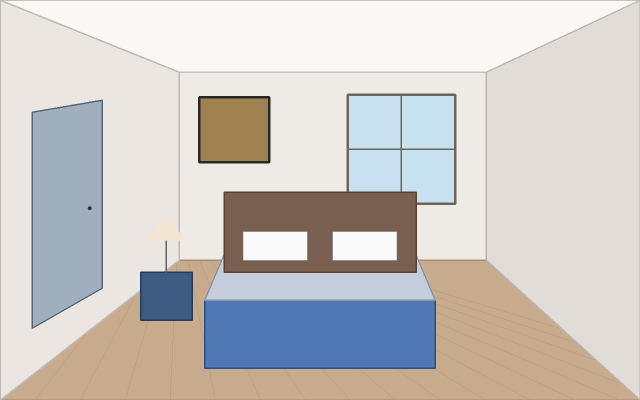
#> input picture github_submission/assets/sample_bedroom.png, 1280 x 800 px (shown at 1/2 size)
$ python -i vision_pipeline.py   (imports and definitions only)
#> lines starting #> are read from the running program, lines starting #| are printed output that depends on the picture; after the words box and inside, x2 and y2 are one past the last pixel; in counts of white or black regions, pixels touching at a corner belong together
"""
================================================================================
AI-CAD GENERATOR: COMPUTER VISION & FEATURE INFERENCE PIPELINE
Module: vision_pipeline.py
================================================================================
Provides image preprocessing, input mode discrimination (Technical Drawing vs.
Ordinary Photo), contour/geometry extraction, and category classification
based on verifiable computer vision shape descriptors (Hu Moments, circularity,
radial periodicity, and Hough transforms).
================================================================================
"""

import math
from typing import Dict, List, Tuple, Any, Optional

import numpy as np
import cv2


def preprocess_image(
    image_np: np.ndarray,
    blur_k: int = 5,
    canny_low: int = 40,
    canny_high: int = 120
) -> Dict[str, Any]:
    """
    Executes standard OpenCV preprocessing: grayscale conversion, bilateral/Gaussian
    noise reduction, Otsu/adaptive thresholding, and Canny gradient extraction.
    """
#> called with blur_k = 5, canny_low = 40, canny_high = 120
    h, w = image_np.shape[:2]
#> h = 800; w = 1280
    gray = cv2.cvtColor(image_np, cv2.COLOR_RGB2GRAY)
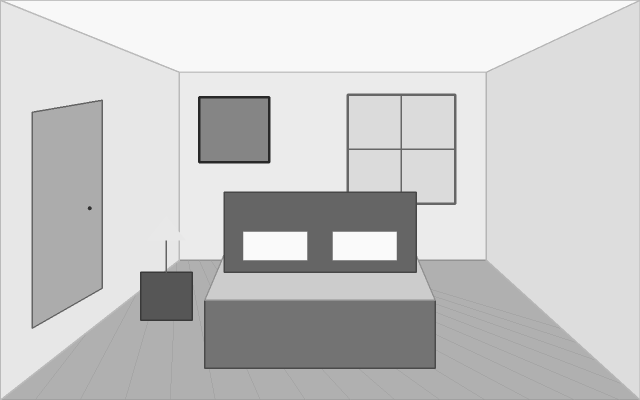
#> gray: shape (800, 1280) (shown at 1/2 size); min 40, max 250, mean 200.5

    k = blur_k if blur_k % 2 != 0 else blur_k + 1
    blurred = cv2.bilateralFilter(gray, d=k, sigmaColor=75, sigmaSpace=75)

    # Adaptive & Otsu thresholding
    _, thresh_otsu = cv2.threshold(blurred, 0, 255, cv2.THRESH_BINARY_INV + cv2.THRESH_OTSU)
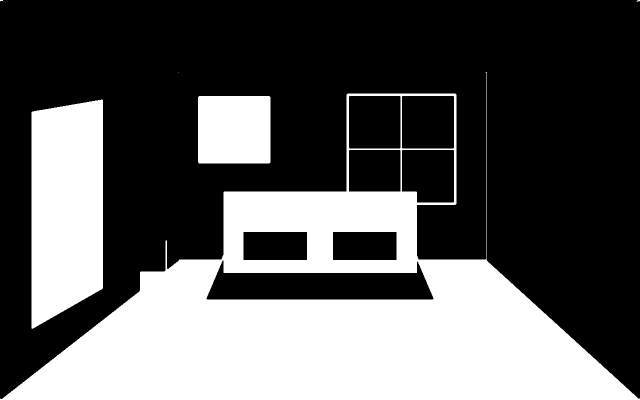
#> thresh_otsu: shape (800, 1280) (shown at 1/2 size); 35.6% white; 7 white regions (4 under 20 px), largest, box (x1, y1, x2, y2) and area: (0, 144, 1280, 800) 286980, (63, 199, 206, 658) 58193, (396, 192, 541, 327) 19563

    # Canny Edge Detection
    edges = cv2.Canny(blurred, canny_low, canny_high)
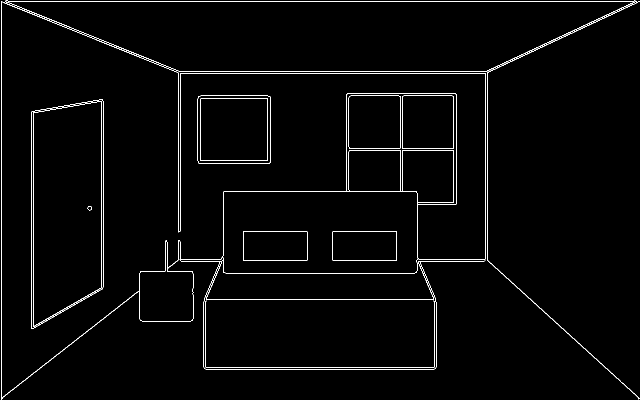
#> edges: shape (800, 1280) (shown at 1/2 size); 1.8% white in thin lines or dots

    # Probabilistic Hough Transform (Lines)
    lines = cv2.HoughLinesP(edges, 1, np.pi / 180, threshold=40, minLineLength=30, maxLineGap=10)
#> lines = 82 rows, first 6: [16, 2, 1272, 2], [2, 796, 2, 3], [348, 142, 981, 142], [356, 146, 974, 146], [66, 656, 66, 222], [411, 738, 868, 738]

    # Hough Circles (Bores, Cylindrical profiles, Wheels, Pitch circles)
    circles = cv2.HoughCircles(
        blurred, cv2.HOUGH_GRADIENT, dp=1.2, minDist=30,
        param1=100, param2=30, minRadius=10, maxRadius=min(h, w) // 2
    )
#> circles = 304 rows, first 8: [588.6, 665.4, 283.7], [552.6, 378.6, 359.7], [654.6, 300.6, 298.8], [654.6, 438.6, 298.8], [588.6, 387, 386.1], [768.6, 653.4, 357.9], [609, 300.6, 298.8], [690.6, 665.4, 284.1]

    # Extract external and hierarchical contours
    contours, hierarchy = cv2.findContours(edges, cv2.RETR_TREE, cv2.CHAIN_APPROX_SIMPLE)
#> contours = 29 contours, 2 with area under 20; largest, box (x1, y1, x2, y2) and area: (2, 3, 971, 800) 59349, (62, 199, 207, 658) 58620, (62, 199, 207, 658) 58598, (66, 202, 203, 654) 54505, (66, 202, 203, 654) 54446

    return {
        "gray": gray,
        "blurred": blurred,
        "thresh": thresh_otsu,
        "edges": edges,
        "lines": lines,
        "circles": circles,
        "contours": contours,
        "hierarchy": hierarchy,
        "dimensions": (w, h)
    }


# [74 lines left out: functions classify_input_mode, detect_wheel_pair, not called in this run]


DEFAULT_CATEGORY_PARAMS: Dict[str, Dict[str, Any]] = {
    "Spur / Helical Gear": {
        "module": 3.0,
        "num_teeth": 20,
        "face_width": 35.0,
        "bore_dia": 25.0,
        "keyway_w": 8.0,
        "keyway_h": 4.0
    },
    "Stepped Transmission Shaft": {
        "total_length": 300.0,
        "main_dia": 50.0,
        "bearing_dia": 40.0,
        "end_dia": 30.0,
        "keyway_w": 8.0,
        "keyway_l": 40.0
    },
    "Electric Induction Motor": {
        "stator_dia": 180.0,
        "stator_len": 240.0,
        "shaft_dia": 28.0,
        "shaft_len": 60.0,
        "foot_width": 160.0,
        "has_terminal_box": True
    },
    "Structural Angle Bracket": {
        "arm_vertical": 160.0,
        "arm_horizontal": 140.0,
        "width": 80.0,
        "thickness": 18.0,
        "hole_dia": 14.0,
        "with_gusset": True
    },
    "Automotive Vehicle Body": {
        "vehicle_type": "Passenger Sedan",
        "length_mm": 4500.0,
        "width_mm": 1800.0,
        "height_mm": 1450.0,
        "wheel_dia_mm": 650.0
    },
    "Architectural Room Interior": {
        "room_length": 5500.0,
        "room_width": 4500.0,
        "room_height": 2800.0,
        "wall_thickness": 200.0
    }
}


# [465 lines left out: functions classify_object_and_extract_geometry, create_annotated_cv_visualization, generate_2d_technical_drawing, generate_technical_blueprint, not called in this run]

>>> import cv2
>>> picture = cv2.cvtColor(cv2.imread('assets/sample_bedroom.png'), cv2.COLOR_BGR2RGB)
>>> result = preprocess_image(picture)
#> result = 9 items

$ run again, on github_submission/assets/sample_living_room.png
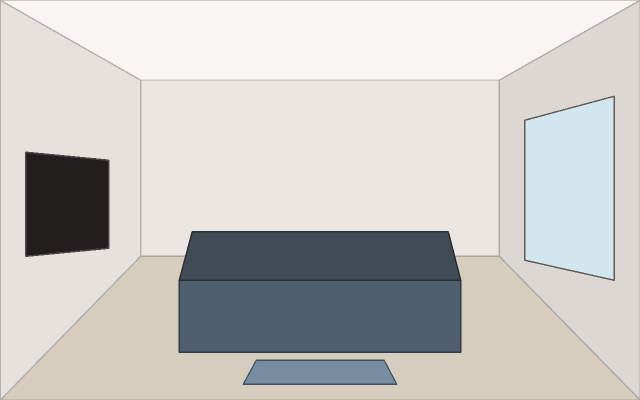
#> input picture github_submission/assets/sample_living_room.png, 1280 x 800 px (shown at 1/2 size)
#> in preprocess_image, `_, thresh_otsu = cv2.threshold(blurred, 0, 255, cv2.THRESH_BINARY_INV ..`:
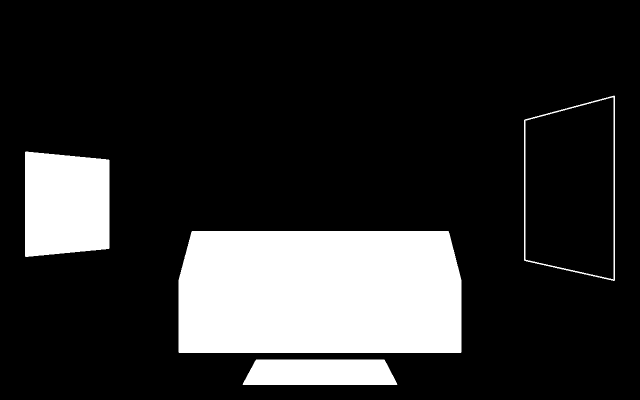
#> thresh_otsu: shape (800, 1280) (shown at 1/2 size); 18.2% white; 4 white regions, box (x1, y1, x2, y2) and area: (357, 462, 923, 706) 135545, (50, 303, 219, 514) 32951, (485, 719, 795, 770) 14495, (1048, 191, 1230, 562) 2994
#> in preprocess_image, `edges = cv2.Canny(blurred, canny_low, canny_high)`:
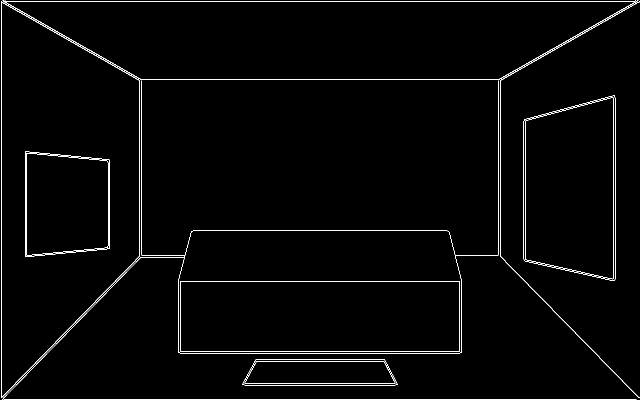
#> edges: shape (800, 1280) (shown at 1/2 size); 1.6% white in thin lines or dots
#> lines = 65 rows, first 6: [5, 798, 1272, 798], [6, 2, 1274, 2], [2, 794, 2, 3], [273, 158, 1006, 158], [360, 706, 919, 706], [356, 702, 923, 702]
#> circles = 236 rows, first 8: [606.6, 378.6, 391.4], [666.6, 384.6, 384.8], [636.6, 354.6, 363.6], [606.6, 312.6, 394], [666.6, 330.6, 387.4], [636.6, 402.6, 363.6], [606.6, 408.6, 390], [576.6, 360.6, 361]
#> contours = 21 contours, 1 with area under 20; largest, box (x1, y1, x2, y2) and area: (2, 3, 280, 795) 158626, (2, 3, 280, 795) 158193, (5, 161, 1273, 800) 136376, (356, 461, 924, 707) 136236, (360, 562, 920, 703) 78260
#> result = 9 items
